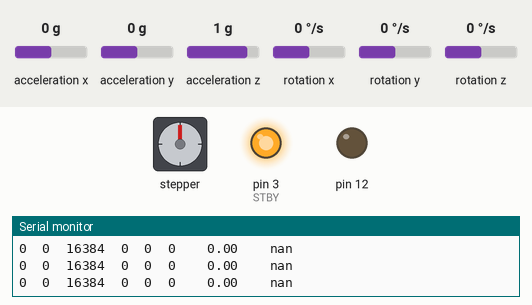
This sketch was run on a simulated Arduino Uno, built with avr-gcc and run on an emulated ATmega328P. Shown: stepper motor, output pins drawn as LEDs (lit = HIGH), the last lines printed to the serial monitor. The inputs (shaded band) are chosen by the test bench; at power-on: acceleration y 0 g, rotation x 0 °/s, acceleration z 1 g, acceleration x 0 g, rotation y 0 °/s, rotation z 0 °/s. Stepper angles assume 200 steps per turn.

Above: at 1.3 s.
1.4 s: acceleration y set to -1.4 g
At 1.57 s:
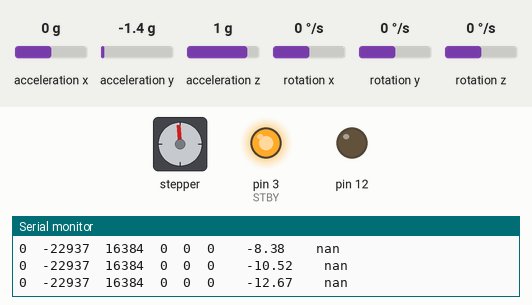
At 3.1 s:
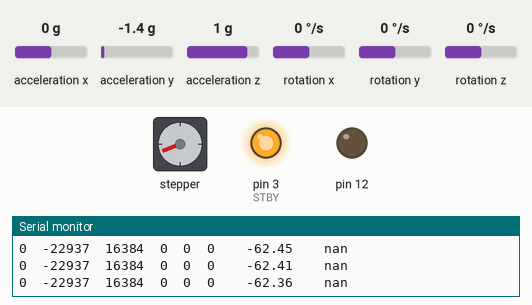
4.4 s: rotation x set to -100 °/s
At 5.04 s:
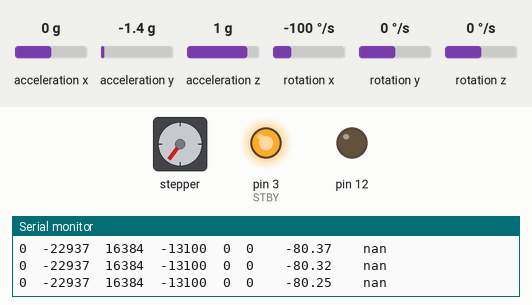
7.4 s: acceleration y set to 0.8 g
At 8.05 s:
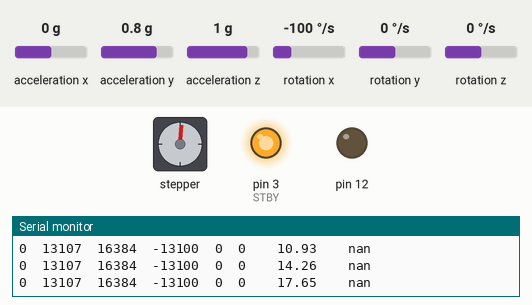
10.4 s: acceleration z set to -1.4 g
13.4 s: rotation x set to 184 °/s
16.4 s: acceleration y set to -0.8 g
Timing chart, 0 to 20.0 s (numbered marks = the images above; inputs shaded):
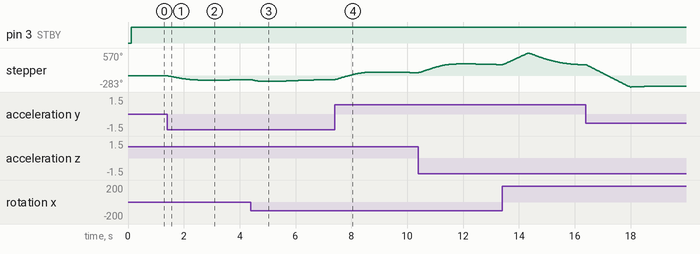

Measured:
- after the input at 1.4 s, stepper: turns 112° counter-clockwise in 1.3 s, then 11° clockwise in 1.0 s

The sketch:

StepperMPUi2cdev.ino
```cpp
// (licence header left out)
#include <Stepper.h>
#include <PWM.h>
#include <Wire.h>
#include "Kalman.h" // Source: https://github.com/TKJElectronics/KalmanFilter
#include "I2Cdev.h"
#include "MPU6050.h"

#define RESTRICT_PITCH // Comment out to restrict roll to ±90deg instead - please read: http://www.freescale.com/files/sensors/doc/app_note/AN3461.pdf
#define OUTPUT_READABLE_ACCELGYRO
Kalman kalmanX; // Create the Kalman instances
Kalman kalmanY;
MPU6050 accelgyro;


/* IMU Data */
int16_t ax, ay, az;
int16_t gx, gy, gz;
int16_t tempRaw;

double gxangle, gyangle; // Angle calculate using the gyro only
double compAngleX, compAngleY; // Calculated angle using a complementary filter
double kalAngleX, kalAngleY; // Calculated angle using a Kalman filter

uint32_t timer;
uint8_t i2cData[14]; // Buffer for I2C data

#define motorSteps 200     // change this depending on the number of steps
                           // per revolution of your motor 360/1.8 Degrees
#define motorPin1 8 // AIN1
#define motorPin2 9 // AIN2
#define motorPin3 10 // BIN1
#define motorPin4 11 // BIN2
#define ledPin 13
#define STBY 3 // SBTY
int PWMA = 12;                // the pin that the PWMA and PWMB Is conected
int Cycle = 120;         //
int32_t frequency = 100000;

// initialize of the Stepper library:
Stepper myStepper(motorSteps, motorPin1,motorPin2, motorPin3, motorPin4);
int cantidad = 1;

int previous = 0;
void setup() {

    #if I2CDEV_IMPLEMENTATION == I2CDEV_ARDUINO_WIRE
        Wire.begin();
    #elif I2CDEV_IMPLEMENTATION == I2CDEV_BUILTIN_FASTWIRE
        Fastwire::setup(400, true);
    #endif
    accelgyro.getMotion6(&ax, &ay, &az, &gx, &gy, &gz);
  pinMode(STBY, OUTPUT);
  digitalWrite(STBY, LOW);
  accelgyro.initialize();
  myStepper.setSpeed(60);
  bool success = SetPinFrequencySafe(PWMA, frequency);
  Serial.begin(115200);

  Serial.println(accelgyro.testConnection() ? "MPU6050 connection successful" : "MPU6050 connection failed");


  delay(100); // Wait for sensor to stabilize

  /* Set kalman and gyro starting angle */

  // Source: http://www.freescale.com/files/sensors/doc/app_note/AN3461.pdf eq. 25 and eq. 26
  // atan2 outputs the value of -π to π (radians) - see http://en.wikipedia.org/wiki/Atan2
  // It is then converted from radians to degrees
#ifdef RESTRICT_PITCH // Eq. 25 and 26
  double roll  = atan2(ay, az) * RAD_TO_DEG;
  double pitch = atan(-ax / sqrt(ay * ay + az * az)) * RAD_TO_DEG;
#else // Eq. 28 and 29
  double roll  = atan(ay / sqrt(ax * ax + az * az)) * RAD_TO_DEG;
  double pitch = atan2(-ax, az) * RAD_TO_DEG;
#endif

  kalmanX.setAngle(roll); // Set starting angle
  kalmanY.setAngle(pitch);
  gxangle = roll;
  gyangle = pitch;
  compAngleX = roll;
  compAngleY = pitch;

  timer = micros();
}

void loop() {
  /* Update all the values */
   accelgyro.getMotion6(&ax, &ay, &az, &gx, &gy, &gz);

  pwmWrite(PWMA, Cycle);
  digitalWrite(STBY, HIGH);

  double dt = (double)(micros() - timer) / 1000000; // Calculate delta time
  timer = micros();

  // Source: http://www.freescale.com/files/sensors/doc/app_note/AN3461.pdf eq. 25 and eq. 26
  // atan2 outputs the value of -π to π (radians) - see http://en.wikipedia.org/wiki/Atan2
  // It is then converted from radians to degrees
#ifdef RESTRICT_PITCH // Eq. 25 and 26
  double roll  = atan2(ay, az) * RAD_TO_DEG;
  double pitch = atan(-ax / sqrt(ay * ay + az * az)) * RAD_TO_DEG;
#else // Eq. 28 and 29
  double roll  = atan(ay / sqrt(ax * ax + az * az)) * RAD_TO_DEG;
  double pitch = atan2(-ax, az) * RAD_TO_DEG;
#endif

  double gxrate = gx / 131.0; // Convert to deg/s
  double gyrate = gy / 131.0; // Convert to deg/s

#ifdef RESTRICT_PITCH
  // This fixes the transition problem when the accelerometer angle jumps between -180 and 180 degrees
  if ((roll < -90 && kalAngleX > 90) || (roll > 90 && kalAngleX < -90)) {
    kalmanX.setAngle(roll);
    compAngleX = roll;
    kalAngleX = roll;
    gxangle = roll;
  } else
    kalAngleX = kalmanX.getAngle(roll, gxrate, dt); // Calculate the angle using a Kalman filter

  if (abs(kalAngleX) > 90)
    gyrate = -gyrate; // Invert rate, so it fits the restriced accelerometer reading
  kalAngleY = kalmanY.getAngle(pitch, gyrate, dt);
#else
  // This fixes the transition problem when the accelerometer angle jumps between -180 and 180 degrees
  if ((pitch < -90 && kalAngleY > 90) || (pitch > 90 && kalAngleY < -90)) {
    kalmanY.setAngle(pitch);
    compAngleY = pitch;
    kalAngleY = pitch;
    gyangle = pitch;
  } else
    kalAngleY = kalmanY.getAngle(pitch, gyrate, dt); // Calculate the angle using a Kalman filter

  if (abs(kalAngleY) > 90)
    gxrate = -gxrate; // Invert rate, so it fits the restriced accelerometer reading
  kalAngleX = kalmanX.getAngle(roll, gxrate, dt); // Calculate the angle using a Kalman filter
#endif

  gxangle += gxrate * dt; // Calculate gyro angle without any filter
  gyangle += gyrate * dt;
  //gxangle += kalmanX.getRate() * dt; // Calculate gyro angle using the unbiased rate
  //gyangle += kalmanY.getRate() * dt;

  compAngleX = 0.93 * (compAngleX + gxrate * dt) + 0.07 * roll; // Calculate the angle using a Complimentary filter
  compAngleY = 0.93 * (compAngleY + gyrate * dt) + 0.07 * pitch;

  // Reset the gyro angle when it has drifted too much
  if (gxangle < -180 || gxangle > 180)
    gxangle = kalAngleX;
  if (gyangle < -180 || gyangle > 180)
    gyangle = kalAngleY;

  /* Print Data */
#if 1 // Set to 1 to activate
  Serial.print(ax); Serial.print("\t");
  Serial.print(ay); Serial.print("\t");
  Serial.print(az); Serial.print("\t");
  Serial.print(gx); Serial.print("\t");
  Serial.print(gy); Serial.print("\t");
  Serial.print(gz); Serial.print("\t");
  Serial.print("\t");
#endif

//Serial.print(roll); Serial.print("\t");
  //Serial.print(gxangle); Serial.print("\t");
  //Serial.print(compAngleX); Serial.print("\t");
  Serial.print(kalAngleX); Serial.print("\t");

  Serial.print("\t");

  //Serial.print(pitch); Serial.print("\t");
  //Serial.print(gyangle); Serial.print("\t");
  //Serial.print(compAngleY); Serial.print("\t");
  Serial.print(kalAngleY); Serial.print("\t");


  Serial.print("\r\n");
  delay(10);

  int valuex = kalAngleX;


myStepper.step(valuex - previous);


  previous = valuex;


}
```

Kalman.h
```cpp
// (licence header left out)
#ifndef _Kalman_h
#define _Kalman_h

class Kalman {
public:
    Kalman() {
        /* We will set the variables like so, these can also be tuned by the user */
        Q_angle = 0.001;
        Q_bias = 0.003;
        R_measure = 0.03;

        angle = 0; // Reset the angle
        bias = 0; // Reset bias

        P[0][0] = 0; // Since we assume that the bias is 0 and we know the starting angle (use setAngle), the error covariance matrix is set like so - see: http://en.wikipedia.org/wiki/Kalman_filter#Example_application.2C_technical
        P[0][1] = 0;
        P[1][0] = 0;
        P[1][1] = 0;
    };
    // The angle should be in degrees and the rate should be in degrees per second and the delta time in seconds
    double getAngle(double newAngle, double newRate, double dt) {
        // KasBot V2  -  Kalman filter module - http://www.x-firm.com/?page_id=145
        // Modified by Kristian Lauszus
        // See my blog post for more information: http://blog.tkjelectronics.dk/2012/09/a-practical-approach-to-kalman-filter-and-how-to-implement-it

        // Discrete Kalman filter time update equations - Time Update ("Predict")
        // Update xhat - Project the state ahead
        /* Step 1 */
        rate = newRate - bias;
        angle += dt * rate;

        // Update estimation error covariance - Project the error covariance ahead
        /* Step 2 */
        P[0][0] += dt * (dt*P[1][1] - P[0][1] - P[1][0] + Q_angle);
        P[0][1] -= dt * P[1][1];
        P[1][0] -= dt * P[1][1];
        P[1][1] += Q_bias * dt;

        // Discrete Kalman filter measurement update equations - Measurement Update ("Correct")
        // Calculate Kalman gain - Compute the Kalman gain
        /* Step 4 */
        S = P[0][0] + R_measure;
        /* Step 5 */
        K[0] = P[0][0] / S;
        K[1] = P[1][0] / S;

        // Calculate angle and bias - Update estimate with measurement zk (newAngle)
        /* Step 3 */
        y = newAngle - angle;
        /* Step 6 */
        angle += K[0] * y;
        bias += K[1] * y;

        // Calculate estimation error covariance - Update the error covariance
        /* Step 7 */
        P[0][0] -= K[0] * P[0][0];
        P[0][1] -= K[0] * P[0][1];
        P[1][0] -= K[1] * P[0][0];
        P[1][1] -= K[1] * P[0][1];

        return angle;
    };
    void setAngle(double newAngle) { angle = newAngle; }; // Used to set angle, this should be set as the starting angle
    double getRate() { return rate; }; // Return the unbiased rate

    /* These are used to tune the Kalman filter */
    void setQangle(double newQ_angle) { Q_angle = newQ_angle; };
    void setQbias(double newQ_bias) { Q_bias = newQ_bias; };
    void setRmeasure(double newR_measure) { R_measure = newR_measure; };

    double getQangle() { return Q_angle; };
    double getQbias() { return Q_bias; };
    double getRmeasure() { return R_measure; };

private:
    /* Kalman filter variables */
    double Q_angle; // Process noise variance for the accelerometer
    double Q_bias; // Process noise variance for the gyro bias
    double R_measure; // Measurement noise variance - this is actually the variance of the measurement noise

    double angle; // The angle calculated by the Kalman filter - part of the 2x1 state vector
    double bias; // The gyro bias calculated by the Kalman filter - part of the 2x1 state vector
    double rate; // Unbiased rate calculated from the rate and the calculated bias - you have to call getAngle to update the rate

    double P[2][2]; // Error covariance matrix - This is a 2x2 matrix
    double K[2]; // Kalman gain - This is a 2x1 vector
    double y; // Angle difference
    double S; // Estimate error
};

#endif
```
